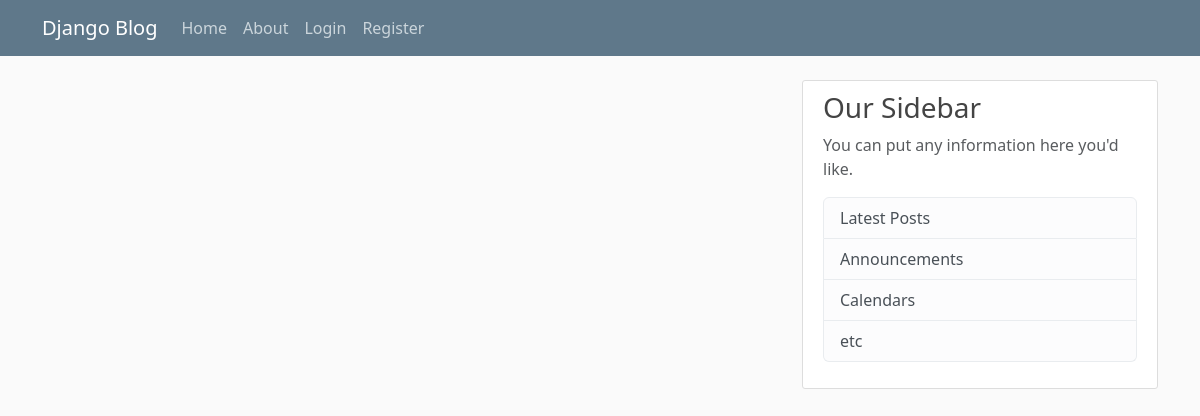
The app's page /, older data.
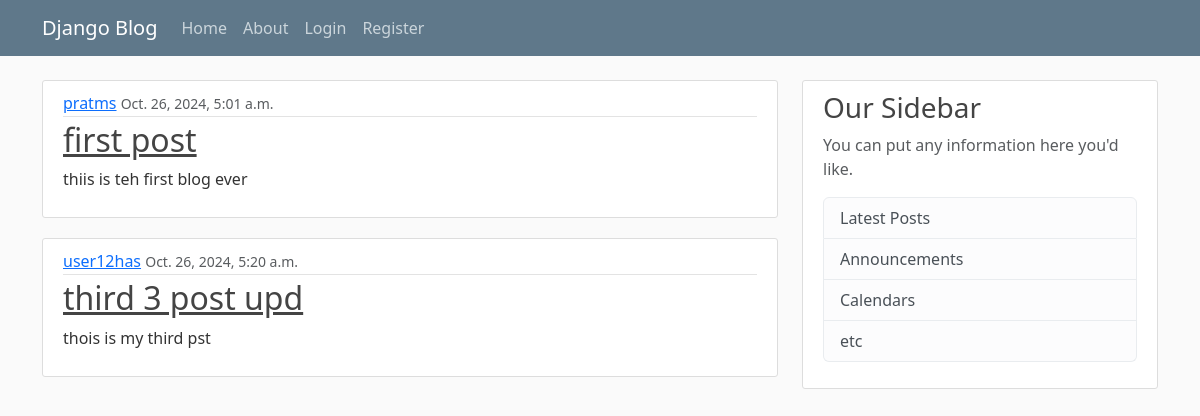
The same page, newer data.
### blog/models.py (models this page shows)
class Post(models.Model):
    title = models.CharField(max_length=100)
    content = models.TextField()
    date_posted = models.DateTimeField(default=timezone.now)
    author = models.ForeignKey(User,on_delete= models.CASCADE)

### blog/views.py (the view)
# urls.py: path('', views.home, name='blog-home'),
def home(request):
    context = {
        'posts' : Post.objects.all()
    }
    return render(request,'blog/home.html',context)

### blog/templates/blog/home.html
{% extends "blog/base.html" %}
{%block content%}
{% for post in posts %}
<article class="media content-section">
    <div class="media-body">
        <div class="article-metadata">
            <a class="mr-2" href="#">{{ post.author }}</a>
            <small class="text-muted">{{ post.date_posted }}</small>
        </div>
        <h2><a class="article-title" href="#">{{ post.title }}</a></h2>
        <p class="article-content">{{ post.content }}</p>
    </div>
</article>
{%endfor%}
{% endblock content%}

### blog/templates/blog/base.html (shortened to what this page needs)
{% load static %}
<!DOCTYPE html>
<html lang="en">
<head>
    <link href="https://cdn.jsdelivr.net/npm/bootstrap@5.3.3/dist/css/bootstrap.min.css" rel="stylesheet"
>
    <link rel="stylesheet" href="{% static 'blog/main.css' %}">
</head>
<body>
    <header class="site-header">
        <nav class="navbar navbar-expand-md navbar-dark bg-steel fixed-top">
            <div class="container">
                <a class="navbar-brand mr-4" href="{% url 'blog-home' %}">Django Blog</a>
                <div class="collapse navbar-collapse" id="navbarToggle">
                    <div class="navbar-nav mr-auto">
                        <a class="nav-item nav-link" href="{% url 'blog-home' %}">Home</a>
                        <a class="nav-item nav-link" href="{% url 'blog-about' %}">About</a>
                    </div>
                    {% if user.is_authenticated %}
                    <div class="navbar-nav">
                        <a class="nav-item nav-link" href="{% url 'profile'%}">Profile</a>
                        <form method="POST" action="{% url 'logout' %}">
                            {% csrf_token %}
                            <button type="submit" class="nav-item nav-link btn btn-link"
                                style="padding: 0; border: none;">Logout</button>
                        </form>
                    </div>
                    {% else %}
                    <div class="navbar-nav">
                        <a class="nav-item nav-link" href="{% url 'login' %}">Login</a>
                        <a class="nav-item nav-link" href="{% url 'register' %}">Register</a>
                    </div>
                    {% endif %}
                </div>
            </div>
        </nav>
    </header>
    <main role="main" class="container">
        <div class="row">
            <div class="col-md-8">
                {% block content %}{% endblock %}
            </div>
            <div class="col-md-4">
                <div class="content-section">
                    <h3>Our Sidebar</h3>
                    <p class='text-muted'>You can put any information here you'd like.
                    <ul class="list-group">
                        <li class="list-group-item list-group-item-light">Latest Posts</li>
                        <li class="list-group-item list-group-item-light">Announcements</li>
                        <li class="list-group-item list-group-item-light">Calendars</li>
                        <li class="list-group-item list-group-item-light">etc</li>
                    </ul>
                    </p>
                </div>
            </div>
        </div>
    </main>
</body>
</html>

### blog/static/blog/main.css (style rules this page uses)
body { background: #fafafa; color: #333333; margin-top: 5rem; }
h1, h2, h3, h4, h5, h6 { color: #444444; }
ul { margin: 0; }
.bg-steel { background-color: #5f788a; }
.site-header .navbar-nav .nav-link { color: #cbd5db; }
.content-section { background: #ffffff; padding: 10px 20px; border: 1px solid #dddddd; border-radius: 3px; margin-bottom: 20px; }
.article-title { color: #444444; }
.article-content { white-space: pre-line; }
.article-metadata { padding-bottom: 1px; margin-bottom: 4px; border-bottom: 1px solid #e3e3e3 }

Row changes from the older to the newer data that the page shows:
added Post: author "pratms", date_posted "Oct. 26, 2024, 5:01 a.m.", title "first post", content "thiis is teh first blog ever"
added Post: author "user12has", date_posted "Oct. 26, 2024, 5:20 a.m.", title "third 3 post upd", content "thois is my third pst"
